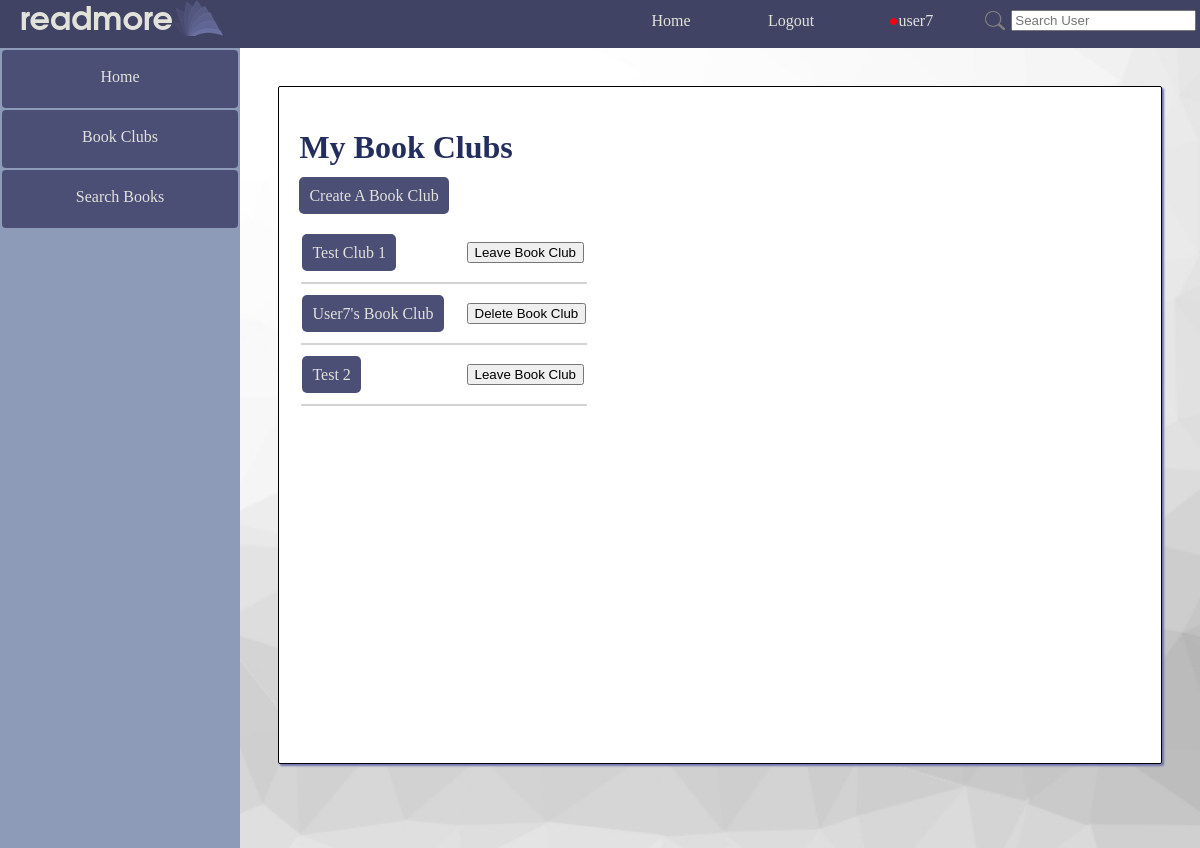
The app's page /readmore/book_clubs/ (signed in), older data.
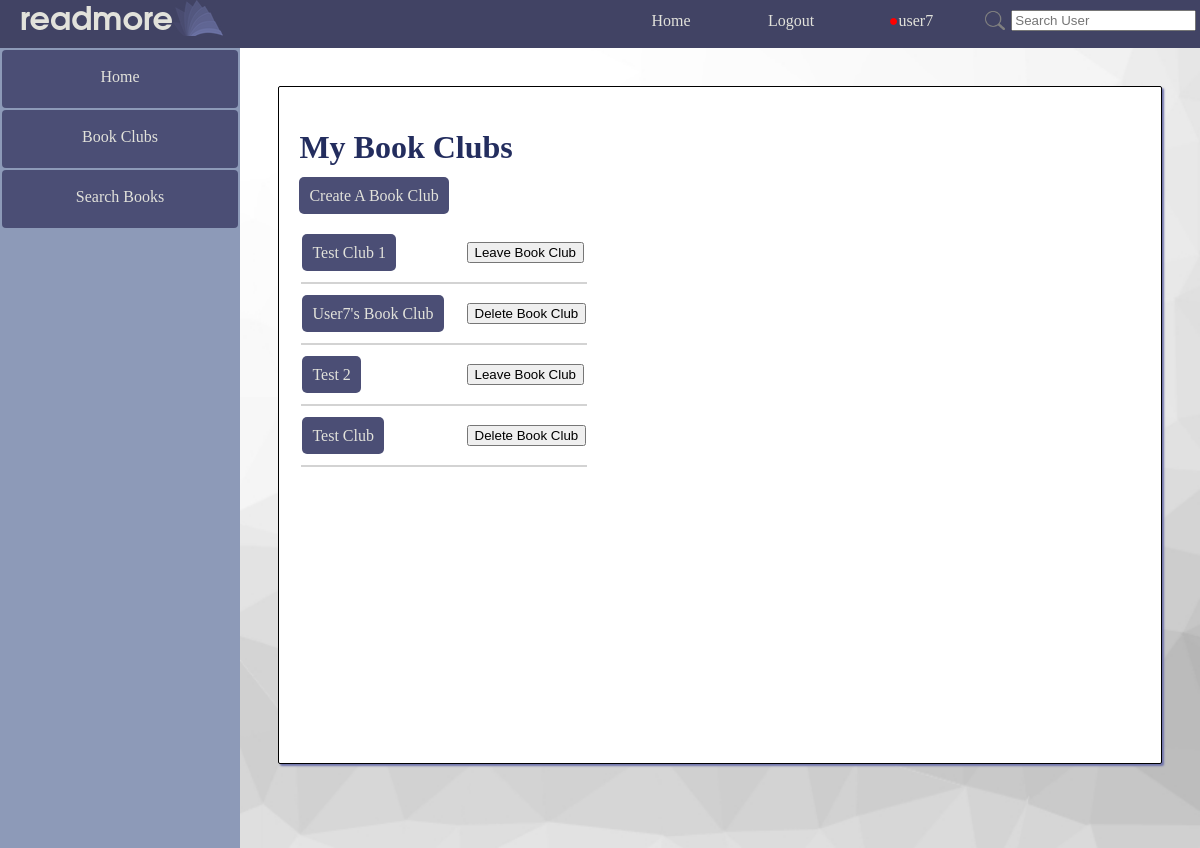
The same page, newer data.
### readmore_app/models.py (models this page shows)
class Club(models.Model):
    club_id = models.AutoField(primary_key=True)
    club_name = models.CharField(max_length=100)
    club_description = models.TextField(blank=True)
    club_owner = models.ForeignKey(UserExt, on_delete=models.CASCADE)
    club_users = models.ManyToManyField(UserExt, related_name="user_clubs")
    club_pending_invites = models.ManyToManyField('UserExt', related_name="pending_invites", blank=True)
    club_library = models.ManyToManyField('ClubBook', related_name='clubs', blank=True)

### readmore_app/views.py (the view)
# urls.py: path('book_clubs/', views.book_clubs, name="book_clubs"),
def book_clubs(request):
    if request.user.is_authenticated:
        real_user = UserExt.objects.get(pk=request.user.id)
        book_club_list = Club.objects.filter(club_users__in=[real_user])
        return render(request, "readmore_app/book_clubs.html", {"real_user": real_user, "book_club_list": book_club_list})
    else:
        return redirect(reverse('readmore_app:login'))

### readmore_app/templatetags/extras.py (called while the page is built)
@register.simple_tag
def num_notifications(user_id):
    try:
        this_user = UserExt.objects.get(pk=user_id)
        return Notification.objects.filter(notification_user=this_user).count()
    except Exception as e:
        return ""

### readmore_app/templates/readmore_app/book_clubs.html (shortened to what this page needs)
{% extends parent_template|default:"base.html" %}
{% load static %}
{% block content %}
<div class="basic_card">
    <h1>My Book Clubs</h1>
    <a class="anchor_button" href="{% url 'readmore_app:create_club' %}">Create A Book Club</a>
    <br><br>
    <table id="club_list_table">
    {% if not book_club_list %}
        <tr><td>No Book Clubs Here.  Try Creating Your Own.</td></tr>
    {% else %}
    {% for book_club in book_club_list %}
        <tr class="book_club_listing" id="club{{ book_club.club_id }}">
            <td >
                <a href="{% url 'readmore_app:club' book_club.club_id %}" class="anchor_button">{{ book_club.club_name }}</a>
            </td>
            <td style="padding-left: 20px;">
                <p><button onclick="leaveClub({{ book_club.club_id }});">{% if book_club.club_owner != real_user %}Leave Book Club{% else %}Delete Book Club{% endif %}</button></p>
            </td>
        </tr>
        <tr id="club{{ book_club.club_id }}underline"><td colspan="2" bgcolor="lightgray"><td></tr>
    {% endfor %}
    {% endif %}
    </table>
</div>
{% endblock %}

Row changes from the older to the newer data that the page shows:
added Club: club_name "Test Club", shows "Delete Book Club"
